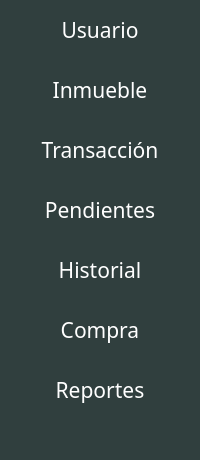
               <widget class="QFrame" name="fr_botones_menu">
                <property name="minimumSize">
                 <size>
                  <width>200</width>
                  <height>0</height>
                 </size>
                </property>
                <property name="maximumSize">
                 <size>
                  <width>0</width>
                  <height>16777215</height>
                 </size>
                </property>
                <property name="font">
                 <font>
                  <weight>75</weight>
                  <bold>true</bold>
                 </font>
                </property>
                <property name="autoFillBackground">
                 <bool>false</bool>
                </property>
                <property name="styleSheet">
                 <string notr="true">
QFrame{
background-color:rgb(48, 63, 62)

}


QPushButton{
background-color:rgb(48, 63, 62);
border-top-left-radius: 20px;
border-bottom-left-radius: 20px;
color: rgb(255, 255, 255);
}


QPushButton:hover{
background-color: rgb(232, 232, 232);
border-top-left-radius: 20px;
border-bottom-left-radius: 20px;
color:rgb(35, 35, 35);
}

QPushButton:hover#quit_button
{
   background-color:white;
}</string>
                </property>
                <property name="frameShape">
                 <enum>QFrame::NoFrame</enum>
                </property>
                <property name="lineWidth">
                 <number>0</number>
                </property>
                <layout class="QVBoxLayout" name="verticalLayout_3">
                 <property name="spacing">
                  <number>0</number>
                 </property>
                 <property name="leftMargin">
                  <number>0</number>
                 </property>
                 <property name="topMargin">
                  <number>0</number>
                 </property>
                 <property name="rightMargin">
                  <number>0</number>
                 </property>
                 <property name="bottomMargin">
                  <number>0</number>
                 </property>
                 <item>
                  <widget class="QPushButton" name="btn_usuario">
                   <property name="minimumSize">
                    <size>
                     <width>0</width>
                     <height>60</height>
                    </size>
                   </property>
                   <property name="font">
                    <font>
                     <family>Arial Rounded MT Bold</family>
                     <pointsize>16</pointsize>
                     <weight>50</weight>
                     <italic>false</italic>
                     <bold>false</bold>
                    </font>
                   </property>
                   <property name="mouseTracking">
                    <bool>false</bool>
                   </property>
                   <property name="focusPolicy">
                    <enum>Qt::WheelFocus</enum>
                   </property>
                   <property name="autoFillBackground">
                    <bool>false</bool>
                   </property>
                   <property name="text">
                    <string>Usuario</string>
                   </property>
                   <property name="autoDefault">
                    <bool>false</bool>
                   </property>
                  </widget>
                 </item>
                 <item>
                  <widget class="QPushButton" name="btn_Inmueble">
                   <property name="minimumSize">
                    <size>
                     <width>0</width>
                     <height>60</height>
                    </size>
                   </property>
                   <property name="font">
                    <font>
                     <family>Arial Rounded MT Bold</family>
                     <pointsize>16</pointsize>
                     <weight>50</weight>
                     <italic>false</italic>
                     <bold>false</bold>
                    </font>
                   </property>
                   <property name="text">
                    <string>Inmueble</string>
                   </property>
                  </widget>
                 </item>
                 <item>
                  <widget class="QPushButton" name="btn_transaccion">
                   <property name="minimumSize">
                    <size>
                     <width>0</width>
                     <height>60</height>
                    </size>
                   </property>
                   <property name="font">
                    <font>
                     <family>Arial Rounded MT Bold</family>
                     <pointsize>16</pointsize>
                     <weight>50</weight>
                     <italic>false</italic>
                     <bold>false</bold>
                    </font>
                   </property>
                   <property name="text">
                    <string>Transacción</string>
                   </property>
                  </widget>
                 </item>
                 <item>
                  <widget class="QPushButton" name="btn_pendientes">
                   <property name="minimumSize">
                    <size>
                     <width>0</width>
                     <height>60</height>
                    </size>
                   </property>
                   <property name="font">
                    <font>
                     <family>Arial Rounded MT Bold</family>
                     <pointsize>16</pointsize>
                     <weight>50</weight>
                     <italic>false</italic>
                     <bold>false</bold>
                    </font>
                   </property>
                   <property name="text">
                    <string>Pendientes</string>
                   </property>
                  </widget>
                 </item>
                 <item>
                  <widget class="QPushButton" name="btn_historial">
                   <property name="minimumSize">
                    <size>
                     <width>0</width>
                     <height>60</height>
                    </size>
                   </property>
                   <property name="font">
                    <font>
                     <family>Arial Rounded MT Bold</family>
                     <pointsize>16</pointsize>
                    </font>
                   </property>
                   <property name="text">
                    <string>Historial</string>
                   </property>
                  </widget>
                 </item>
                 <item>
                  <widget class="QPushButton" name="btn_compra">
                   <property name="minimumSize">
                    <size>
                     <width>0</width>
                     <height>60</height>
                    </size>
                   </property>
                   <property name="font">
                    <font>
                     <family>Arial Rounded MT Bold</family>
                     <pointsize>16</pointsize>
                    </font>
                   </property>
                   <property name="text">
                    <string>Compra</string>
                   </property>
                  </widget>
                 </item>
                 <item>
                  <widget class="QPushButton" name="btn_reportes">
                   <property name="minimumSize">
                    <size>
                     <width>0</width>
                     <height>60</height>
                    </size>
                   </property>
                   <property name="font">
                    <font>
                     <family>Arial Rounded MT Bold</family>
                     <pointsize>16</pointsize>
                    </font>
                   </property>
                   <property name="text">
                    <string>Reportes</string>
                   </property>
                  </widget>
                 </item>
                 <item>
                  <spacer name="verticalSpacer">
                   <property name="orientation">
                    <enum>Qt::Vertical</enum>
                   </property>
                   <property name="sizeHint" stdset="0">
                    <size>
                     <width>20</width>
                     <height>40</height>
                    </size>
                   </property>
                  </spacer>
                 </item>
                </layout>
               </widget>
